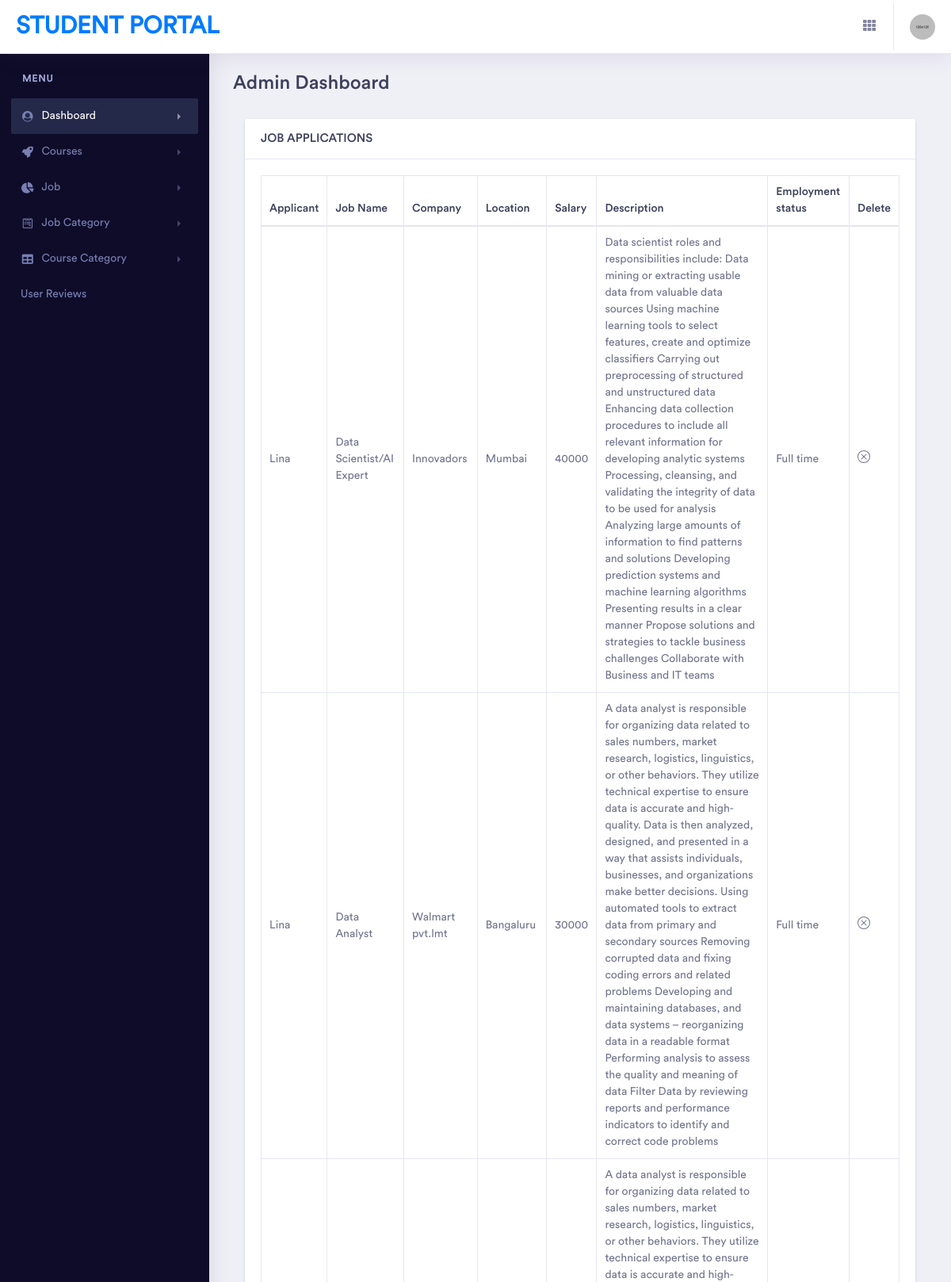
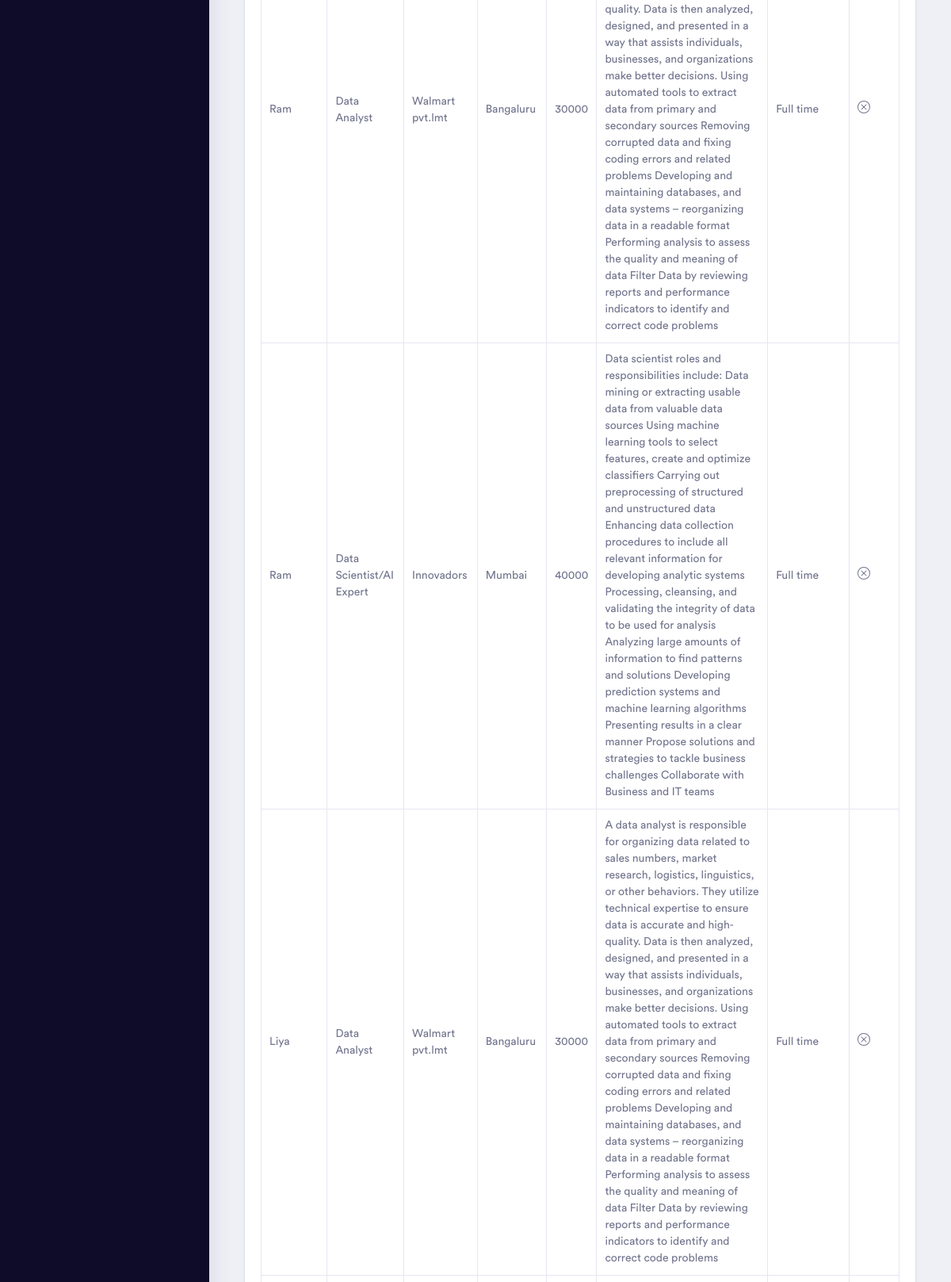
Screenshot of /backend/DisplayApplications/ (upper part) with the database file from the repository (2 pictures, top to bottom).
### Frontend/models.py (models this page shows)
class Applicationdb(models.Model):
    Aplctn_id=models.AutoField(primary_key=True)
    Name = models.CharField(max_length=200, null=True, blank=True)
    Japp_id=models.IntegerField(null=True,blank=True)
    Email=models.EmailField(null=True,blank=True)
    Job_Name=models.CharField(max_length=100,null=True,blank=True)
    Industry = models.CharField(max_length=100, null=True, blank=True)
    Company = models.CharField(max_length=100, null=True, blank=True)
    Openings = models.IntegerField(null=True, blank=True)
    Experiance = models.CharField(max_length=100, null=True, blank=True)
    Location = models.CharField(max_length=100, null=True, blank=True)
    Description = models.TextField(null=True, blank=True)
    Salary = models.IntegerField(null=True, blank=True)
    Employment_status = models.CharField(max_length=100, null=True, blank=True)

### Backend/views.py (the view)
# urls.py: path('DisplayApplications/', views.DisplayApplications, name='DisplayApplications'),
def DisplayApplications(request):
    jobapps=Applicationdb.objects.all()
    return render(request,'DisplayJobApplications.html',{'jobapps':jobapps})

### Backend/templates/DisplayJobApplications.html (shortened to what this page needs)
<!DOCTYPE html>
{% extends 'Index.html' %}
{% block content %}
<html lang="en">
<head>
</head>
<body>
<div class="col-xl-12 col-lg-6 col-md-6 col-sm-6 col-6">
                            <div class="card">
                                <h5 class="card-header">JOB APPLICATIONS</h5>
                                <div class="card-body">
                                    <table class="table table-bordered">
                                        <thead>
                                            <tr>
                                                <th scope="col">Applicant</th>
                                                <th scope="col">Job Name</th>
                                                <th scope="col">Company</th>
                                                <th scope="col">Location</th>
                                                <th scope="col">Salary</th>
                                                <th scope="col">Description</th>
                                                <th scope="col">Employment status</th>
                                                <th scope="col">Delete</th>
                                            </tr>
                                        </thead>
                                        <tbody>
                                        {% for i in jobapps %}
                                            <tr>
                                                <td><a href="{% url 'applicantprofile' name=i.Name %}">{{i.Name}}</a></td>
                                                <td>{{i.Job_Name}}</td>
                                                <td>{{i.Company}}</td>
                                                <td>{{i.Location}}</td>
                                                <td>{{i.Salary}}</td>
                                                <td>{{i.Description}}</td>
                                                <td>{{i.Employment_status}}</td>
                                                <td>
                                                    <a href="{% url 'deleteapplication' id=i.Aplctn_id %}">
                                                    </a>
                                                </td>
                                            </tr>
                                        {% endfor %}
                                        </tbody>
                                    </table>
                                </div>
                            </div>
                        </div>
</body>
</html>
{% endblock %}

### rows the page displays
Applicationdb: Name "Lina", Job_Name "Data Scientist/AI Expert", Company "Innovadors", Location "Mumbai", Salary "40000", Description "Data scientist roles and responsibilities include: Data mining or extracting usable data from valuable data sources Using machine learning tools to select features, create and optimize classifiers Carrying out preprocessing of structured and unstructured data Enhancing data collection procedures to include all relevant information for developing analytic systems Processing, cleansing, and validating the integrity of data to be used for analysis Analyzing large amounts of information to find patterns and solutions Developing prediction systems and machine learning algorithms Presenting results in a clear manner Propose solutions and strategies to tackle business challenges Collaborate with…", Employment_status "Full time"
Applicationdb: Name "Lina", Job_Name "Data Analyst", Company "Walmart pvt.lmt", Location "Bangaluru", Salary "30000", Description "A data analyst is responsible for organizing data related to sales numbers, market research, logistics, linguistics, or other behaviors. They utilize technical expertise to ensure data is accurate and high-quality. Data is then analyzed, designed, and presented in a way that assists individuals, businesses, and organizations make better decisions. Using automated tools to extract data from primary and secondary sources Removing corrupted data and fixing coding errors and related problems Developing and maintaining databases, and data systems – reorganizing data in a readable format Performing analysis to assess the quality and meaning of data Filter Data by reviewing reports and performance…", Employment_status "Full time"
Applicationdb: Name "Ram", Job_Name "Data Analyst", Company "Walmart pvt.lmt", Location "Bangaluru", Salary "30000", Description "A data analyst is responsible for organizing data related to sales numbers, market research, logistics, linguistics, or other behaviors. They utilize technical expertise to ensure data is accurate and high-quality. Data is then analyzed, designed, and presented in a way that assists individuals, businesses, and organizations make better decisions. Using automated tools to extract data from primary and secondary sources Removing corrupted data and fixing coding errors and related problems Developing and maintaining databases, and data systems – reorganizing data in a readable format Performing analysis to assess the quality and meaning of data Filter Data by reviewing reports and performance…", Employment_status "Full time"
Applicationdb: Name "Ram", Job_Name "Data Scientist/AI Expert", Company "Innovadors", Location "Mumbai", Salary "40000", Description "Data scientist roles and responsibilities include: Data mining or extracting usable data from valuable data sources Using machine learning tools to select features, create and optimize classifiers Carrying out preprocessing of structured and unstructured data Enhancing data collection procedures to include all relevant information for developing analytic systems Processing, cleansing, and validating the integrity of data to be used for analysis Analyzing large amounts of information to find patterns and solutions Developing prediction systems and machine learning algorithms Presenting results in a clear manner Propose solutions and strategies to tackle business challenges Collaborate with…", Employment_status "Full time"
Applicationdb: Name "Liya", Job_Name "Data Analyst", Company "Walmart pvt.lmt", Location "Bangaluru", Salary "30000", Description "A data analyst is responsible for organizing data related to sales numbers, market research, logistics, linguistics, or other behaviors. They utilize technical expertise to ensure data is accurate and high-quality. Data is then analyzed, designed, and presented in a way that assists individuals, businesses, and organizations make better decisions. Using automated tools to extract data from primary and secondary sources Removing corrupted data and fixing coding errors and related problems Developing and maintaining databases, and data systems – reorganizing data in a readable format Performing analysis to assess the quality and meaning of data Filter Data by reviewing reports and performance…", Employment_status "Full time"
